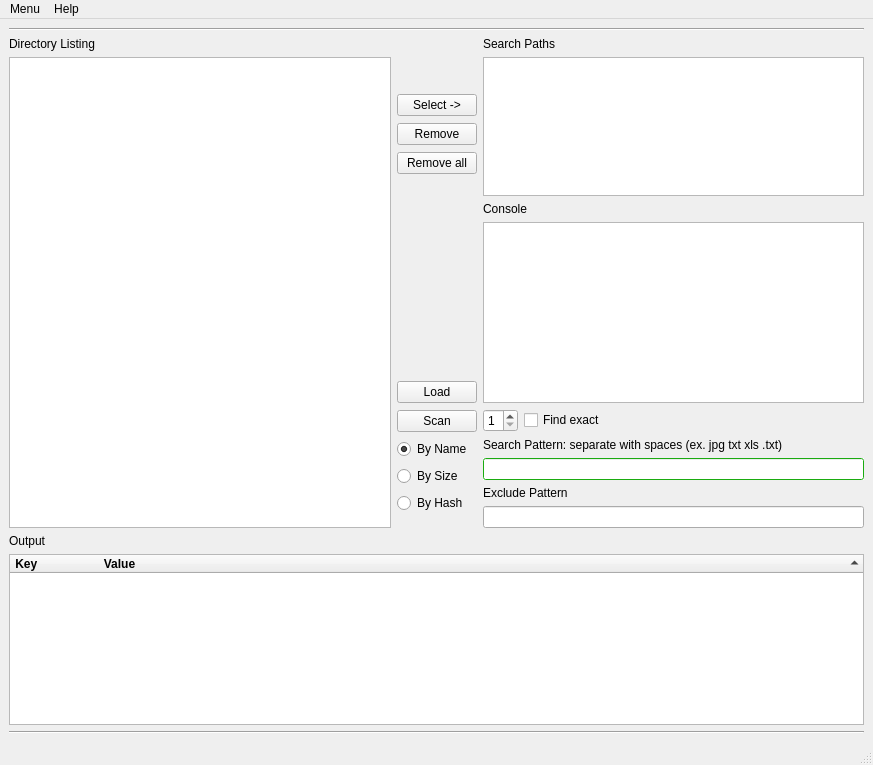
<?xml version="1.0" encoding="UTF-8"?>
<ui version="4.0">
 <class>MainWindow</class>
 <widget class="QMainWindow" name="MainWindow">
  <property name="geometry">
   <rect>
    <x>0</x>
    <y>0</y>
    <width>873</width>
    <height>765</height>
   </rect>
  </property>
  <property name="windowTitle">
   <string>MainWindow</string>
  </property>
  <widget class="QWidget" name="centralwidget">
   <layout class="QVBoxLayout" name="verticalLayout_3">
    <item>
     <widget class="Line" name="line_2">
      <property name="orientation">
       <enum>Qt::Horizontal</enum>
      </property>
     </widget>
    </item>
    <item>
     <layout class="QVBoxLayout" name="verticalLayout">
      <property name="sizeConstraint">
       <enum>QLayout::SetDefaultConstraint</enum>
      </property>
      <item>
       <layout class="QHBoxLayout" name="horizontalLayout">
        <property name="sizeConstraint">
         <enum>QLayout::SetDefaultConstraint</enum>
        </property>
        <item>
         <layout class="QVBoxLayout" name="verticalLayout_5">
          <property name="leftMargin">
           <number>0</number>
          </property>
          <property name="bottomMargin">
           <number>0</number>
          </property>
          <item>
           <widget class="QLabel" name="label_4">
            <property name="text">
             <string>Directory Listing</string>
            </property>
           </widget>
          </item>
          <item>
           <widget class="QTreeView" name="filetree"/>
          </item>
         </layout>
        </item>
        <item>
         <layout class="QVBoxLayout" name="verticalLayout_2">
          <property name="spacing">
           <number>0</number>
          </property>
          <property name="sizeConstraint">
           <enum>QLayout::SetDefaultConstraint</enum>
          </property>
          <property name="bottomMargin">
           <number>0</number>
          </property>
          <item>
           <spacer name="verticalSpacer_2">
            <property name="orientation">
             <enum>Qt::Vertical</enum>
            </property>
            <property name="sizeType">
             <enum>QSizePolicy::Fixed</enum>
            </property>
            <property name="sizeHint" stdset="0">
             <size>
              <width>20</width>
              <height>50</height>
             </size>
            </property>
           </spacer>
          </item>
          <item>
           <widget class="QPushButton" name="btn1">
            <property name="text">
             <string>Select -&gt;</string>
            </property>
           </widget>
          </item>
          <item>
           <widget class="QPushButton" name="btn2">
            <property name="text">
             <string>Remove</string>
            </property>
           </widget>
          </item>
          <item>
           <widget class="QPushButton" name="btn_removeall">
            <property name="text">
             <string>Remove all</string>
            </property>
           </widget>
          </item>
          <item>
           <spacer name="verticalSpacer">
            <property name="orientation">
             <enum>Qt::Vertical</enum>
            </property>
            <property name="sizeType">
             <enum>QSizePolicy::Preferred</enum>
            </property>
            <property name="sizeHint" stdset="0">
             <size>
              <width>20</width>
              <height>200</height>
             </size>
            </property>
           </spacer>
          </item>
          <item>
           <widget class="QPushButton" name="btn3">
            <property name="text">
             <string>Load</string>
            </property>
           </widget>
          </item>
          <item>
           <widget class="QPushButton" name="btn4">
            <property name="text">
             <string>Scan</string>
            </property>
           </widget>
          </item>
          <item>
           <widget class="QRadioButton" name="radiobyname">
            <property name="text">
             <string>By Name</string>
            </property>
            <property name="checked">
             <bool>true</bool>
            </property>
           </widget>
          </item>
          <item>
           <widget class="QRadioButton" name="radiobysize">
            <property name="text">
             <string>By Size</string>
            </property>
            <property name="checked">
             <bool>false</bool>
            </property>
           </widget>
          </item>
          <item>
           <widget class="QRadioButton" name="radiobyhash">
            <property name="text">
             <string>By Hash</string>
            </property>
            <property name="checked">
             <bool>false</bool>
            </property>
           </widget>
          </item>
         </layout>
        </item>
        <item>
         <layout class="QVBoxLayout" name="verticalLayout_4">
          <property name="sizeConstraint">
           <enum>QLayout::SetNoConstraint</enum>
          </property>
          <item>
           <widget class="QLabel" name="label_3">
            <property name="maximumSize">
             <size>
              <width>400</width>
              <height>16777215</height>
             </size>
            </property>
            <property name="text">
             <string>Search Paths</string>
            </property>
           </widget>
          </item>
          <item>
           <widget class="QListWidget" name="shortlist">
            <property name="maximumSize">
             <size>
              <width>16777215</width>
              <height>150</height>
             </size>
            </property>
            <property name="autoFillBackground">
             <bool>false</bool>
            </property>
            <property name="resizeMode">
             <enum>QListView::Adjust</enum>
            </property>
           </widget>
          </item>
          <item>
           <widget class="QLabel" name="label_6">
            <property name="text">
             <string>Console</string>
            </property>
           </widget>
          </item>
          <item>
           <widget class="QPlainTextEdit" name="my_console">
            <property name="readOnly">
             <bool>true</bool>
            </property>
           </widget>
          </item>
          <item>
           <layout class="QHBoxLayout" name="horizontalLayout_2">
            <property name="bottomMargin">
             <number>0</number>
            </property>
            <item>
             <widget class="QSpinBox" name="spinBox">
              <property name="maximumSize">
               <size>
                <width>35</width>
                <height>16777215</height>
               </size>
              </property>
              <property name="minimum">
               <number>1</number>
              </property>
              <property name="maximum">
               <number>9</number>
              </property>
             </widget>
            </item>
            <item>
             <widget class="QCheckBox" name="checkbox_exact">
              <property name="text">
               <string>Find exact</string>
              </property>
             </widget>
            </item>
           </layout>
          </item>
          <item>
           <widget class="QLabel" name="label">
            <property name="maximumSize">
             <size>
              <width>16777215</width>
              <height>16777212</height>
             </size>
            </property>
            <property name="text">
             <string>Search Pattern: separate with spaces (ex. jpg txt xls .txt)</string>
            </property>
           </widget>
          </item>
          <item>
           <widget class="QLineEdit" name="searchbar">
            <property name="palette">
             <palette>
              <active>
               <colorrole role="WindowText">
                <brush brushstyle="SolidPattern">
                 <color alpha="255">
                  <red>0</red>
                  <green>0</green>
                  <blue>0</blue>
                 </color>
                </brush>
               </colorrole>
               <colorrole role="Button">
                <brush brushstyle="SolidPattern">
                 <color alpha="255">
                  <red>37</red>
                  <green>240</green>
                  <blue>22</blue>
                 </color>
                </brush>
               </colorrole>
               <colorrole role="Light">
                <brush brushstyle="SolidPattern">
                 <color alpha="255">
                  <red>137</red>
                  <green>255</green>
                  <blue>128</blue>
                 </color>
                </brush>
               </colorrole>
               <colorrole role="Midlight">
                <brush brushstyle="SolidPattern">
                 <color alpha="255">
                  <red>87</red>
                  <green>247</green>
                  <blue>75</blue>
                 </color>
                </brush>
               </colorrole>
               <colorrole role="Dark">
                <brush brushstyle="SolidPattern">
                 <color alpha="255">
                  <red>18</red>
                  <green>120</green>
                  <blue>11</blue>
                 </color>
                </brush>
               </colorrole>
               <colorrole role="Mid">
                <brush brushstyle="SolidPattern">
                 <color alpha="255">
                  <red>24</red>
                  <green>160</green>
                  <blue>14</blue>
                 </color>
                </brush>
               </colorrole>
               <colorrole role="Text">
                <brush brushstyle="SolidPattern">
                 <color alpha="255">
                  <red>0</red>
                  <green>0</green>
                  <blue>0</blue>
                 </color>
                </brush>
               </colorrole>
               <colorrole role="BrightText">
                <brush brushstyle="SolidPattern">
                 <color alpha="255">
                  <red>255</red>
                  <green>255</green>
                  <blue>255</blue>
                 </color>
                </brush>
               </colorrole>
               <colorrole role="ButtonText">
                <brush brushstyle="SolidPattern">
                 <color alpha="255">
                  <red>0</red>
                  <green>0</green>
                  <blue>0</blue>
                 </color>
                </brush>
               </colorrole>
               <colorrole role="Base">
                <brush brushstyle="SolidPattern">
                 <color alpha="255">
                  <red>255</red>
                  <green>255</green>
                  <blue>255</blue>
                 </color>
                </brush>
               </colorrole>
               <colorrole role="Window">
                <brush brushstyle="SolidPattern">
                 <color alpha="255">
                  <red>37</red>
                  <green>240</green>
                  <blue>22</blue>
                 </color>
                </brush>
               </colorrole>
               <colorrole role="Shadow">
                <brush brushstyle="SolidPattern">
                 <color alpha="255">
                  <red>0</red>
                  <green>0</green>
                  <blue>0</blue>
                 </color>
                </brush>
               </colorrole>
               <colorrole role="AlternateBase">
                <brush brushstyle="SolidPattern">
                 <color alpha="255">
                  <red>146</red>
                  <green>247</green>
                  <blue>138</blue>
                 </color>
                </brush>
               </colorrole>
               <colorrole role="ToolTipBase">
                <brush brushstyle="SolidPattern">
                 <color alpha="255">
                  <red>255</red>
                  <green>255</green>
                  <blue>220</blue>
                 </color>
                </brush>
               </colorrole>
               <colorrole role="ToolTipText">
                <brush brushstyle="SolidPattern">
                 <color alpha="255">
                  <red>0</red>
                  <green>0</green>
                  <blue>0</blue>
                 </color>
                </brush>
               </colorrole>
              </active>
              <inactive>
               <colorrole role="WindowText">
                <brush brushstyle="SolidPattern">
                 <color alpha="255">
                  <red>0</red>
                  <green>0</green>
                  <blue>0</blue>
                 </color>
                </brush>
               </colorrole>
               <colorrole role="Button">
                <brush brushstyle="SolidPattern">
                 <color alpha="255">
                  <red>37</red>
                  <green>240</green>
                  <blue>22</blue>
                 </color>
                </brush>
               </colorrole>
               <colorrole role="Light">
                <brush brushstyle="SolidPattern">
                 <color alpha="255">
                  <red>137</red>
                  <green>255</green>
                  <blue>128</blue>
                 </color>
                </brush>
               </colorrole>
               <colorrole role="Midlight">
                <brush brushstyle="SolidPattern">
                 <color alpha="255">
                  <red>87</red>
                  <green>247</green>
                  <blue>75</blue>
                 </color>
                </brush>
               </colorrole>
               <colorrole role="Dark">
                <brush brushstyle="SolidPattern">
                 <color alpha="255">
                  <red>18</red>
                  <green>120</green>
                  <blue>11</blue>
                 </color>
                </brush>
               </colorrole>
               <colorrole role="Mid">
                <brush brushstyle="SolidPattern">
                 <color alpha="255">
                  <red>24</red>
                  <green>160</green>
                  <blue>14</blue>
                 </color>
                </brush>
               </colorrole>
               <colorrole role="Text">
                <brush brushstyle="SolidPattern">
                 <color alpha="255">
                  <red>0</red>
                  <green>0</green>
                  <blue>0</blue>
                 </color>
                </brush>
               </colorrole>
               <colorrole role="BrightText">
                <brush brushstyle="SolidPattern">
                 <color alpha="255">
                  <red>255</red>
                  <green>255</green>
                  <blue>255</blue>
                 </color>
                </brush>
               </colorrole>
               <colorrole role="ButtonText">
                <brush brushstyle="SolidPattern">
                 <color alpha="255">
                  <red>0</red>
                  <green>0</green>
                  <blue>0</blue>
                 </color>
                </brush>
               </colorrole>
               <colorrole role="Base">
                <brush brushstyle="SolidPattern">
                 <color alpha="255">
                  <red>255</red>
                  <green>255</green>
                  <blue>255</blue>
                 </color>
                </brush>
               </colorrole>
               <colorrole role="Window">
                <brush brushstyle="SolidPattern">
                 <color alpha="255">
                  <red>37</red>
                  <green>240</green>
                  <blue>22</blue>
                 </color>
                </brush>
               </colorrole>
               <colorrole role="Shadow">
                <brush brushstyle="SolidPattern">
                 <color alpha="255">
                  <red>0</red>
                  <green>0</green>
                  <blue>0</blue>
                 </color>
                </brush>
               </colorrole>
               <colorrole role="AlternateBase">
                <brush brushstyle="SolidPattern">
                 <color alpha="255">
                  <red>146</red>
                  <green>247</green>
                  <blue>138</blue>
                 </color>
                </brush>
               </colorrole>
               <colorrole role="ToolTipBase">
                <brush brushstyle="SolidPattern">
                 <color alpha="255">
                  <red>255</red>
                  <green>255</green>
                  <blue>220</blue>
                 </color>
                </brush>
               </colorrole>
               <colorrole role="ToolTipText">
                <brush brushstyle="SolidPattern">
                 <color alpha="255">
                  <red>0</red>
                  <green>0</green>
                  <blue>0</blue>
                 </color>
                </brush>
               </colorrole>
              </inactive>
              <disabled>
               <colorrole role="WindowText">
                <brush brushstyle="SolidPattern">
                 <color alpha="255">
                  <red>18</red>
                  <green>120</green>
                  <blue>11</blue>
                 </color>
                </brush>
               </colorrole>
               <colorrole role="Button">
                <brush brushstyle="SolidPattern">
                 <color alpha="255">
                  <red>37</red>
                  <green>240</green>
                  <blue>22</blue>
                 </color>
                </brush>
               </colorrole>
               <colorrole role="Light">
                <brush brushstyle="SolidPattern">
                 <color alpha="255">
                  <red>137</red>
                  <green>255</green>
                  <blue>128</blue>
                 </color>
                </brush>
               </colorrole>
               <colorrole role="Midlight">
                <brush brushstyle="SolidPattern">
                 <color alpha="255">
                  <red>87</red>
                  <green>247</green>
                  <blue>75</blue>
                 </color>
                </brush>
               </colorrole>
               <colorrole role="Dark">
                <brush brushstyle="SolidPattern">
                 <color alpha="255">
                  <red>18</red>
                  <green>120</green>
                  <blue>11</blue>
                 </color>
                </brush>
               </colorrole>
               <colorrole role="Mid">
                <brush brushstyle="SolidPattern">
                 <color alpha="255">
                  <red>24</red>
                  <green>160</green>
                  <blue>14</blue>
                 </color>
                </brush>
               </colorrole>
               <colorrole role="Text">
                <brush brushstyle="SolidPattern">
                 <color alpha="255">
                  <red>18</red>
                  <green>120</green>
                  <blue>11</blue>
                 </color>
                </brush>
               </colorrole>
               <colorrole role="BrightText">
                <brush brushstyle="SolidPattern">
                 <color alpha="255">
                  <red>255</red>
                  <green>255</green>
                  <blue>255</blue>
                 </color>
                </brush>
               </colorrole>
               <colorrole role="ButtonText">
                <brush brushstyle="SolidPattern">
                 <color alpha="255">
                  <red>18</red>
                  <green>120</green>
                  <blue>11</blue>
                 </color>
                </brush>
               </colorrole>
               <colorrole role="Base">
                <brush brushstyle="SolidPattern">
                 <color alpha="255">
                  <red>37</red>
                  <green>240</green>
                  <blue>22</blue>
                 </color>
                </brush>
               </colorrole>
               <colorrole role="Window">
                <brush brushstyle="SolidPattern">
                 <color alpha="255">
                  <red>37</red>
                  <green>240</green>
                  <blue>22</blue>
                 </color>
                </brush>
               </colorrole>
               <colorrole role="Shadow">
                <brush brushstyle="SolidPattern">
                 <color alpha="255">
                  <red>0</red>
                  <green>0</green>
                  <blue>0</blue>
                 </color>
                </brush>
               </colorrole>
               <colorrole role="AlternateBase">
                <brush brushstyle="SolidPattern">
                 <color alpha="255">
                  <red>37</red>
                  <green>240</green>
                  <blue>22</blue>
                 </color>
                </brush>
               </colorrole>
               <colorrole role="ToolTipBase">
                <brush brushstyle="SolidPattern">
                 <color alpha="255">
                  <red>255</red>
                  <green>255</green>
                  <blue>220</blue>
                 </color>
                </brush>
               </colorrole>
               <colorrole role="ToolTipText">
                <brush brushstyle="SolidPattern">
                 <color alpha="255">
                  <red>0</red>
                  <green>0</green>
                  <blue>0</blue>
                 </color>
                </brush>
               </colorrole>
              </disabled>
             </palette>
            </property>
            <property name="autoFillBackground">
             <bool>true</bool>
            </property>
           </widget>
          </item>
          <item>
           <widget class="QLabel" name="label_2">
            <property name="text">
             <string>Exclude Pattern</string>
            </property>
           </widget>
          </item>
          <item>
           <widget class="QLineEdit" name="excludebar"/>
          </item>
         </layout>
        </item>
       </layout>
      </item>
      <item>
       <widget class="QLabel" name="label_5">
        <property name="text">
         <string>Output</string>
        </property>
       </widget>
      </item>
      <item>
       <widget class="QTreeWidget" name="filelist">
        <property name="cursor" stdset="0">
         <cursorShape>ArrowCursor</cursorShape>
        </property>
        <property name="whatsThis">
         <string>wtf</string>
        </property>
        <property name="autoFillBackground">
         <bool>true</bool>
        </property>
        <property name="alternatingRowColors">
         <bool>true</bool>
        </property>
        <property name="indentation">
         <number>20</number>
        </property>
        <property name="sortingEnabled">
         <bool>true</bool>
        </property>
        <property name="animated">
         <bool>true</bool>
        </property>
        <column>
         <property name="text">
          <string> Key                    Value</string>
         </property>
         <property name="font">
          <font>
           <weight>75</weight>
           <bold>true</bold>
          </font>
         </property>
         <property name="textAlignment">
          <set>AlignLeading|AlignVCenter</set>
         </property>
        </column>
       </widget>
      </item>
     </layout>
    </item>
    <item>
     <widget class="Line" name="line">
      <property name="orientation">
       <enum>Qt::Horizontal</enum>
      </property>
     </widget>
    </item>
   </layout>
  </widget>
  <widget class="QMenuBar" name="menubar">
   <property name="geometry">
    <rect>
     <x>0</x>
     <y>0</y>
     <width>873</width>
     <height>21</height>
    </rect>
   </property>
   <widget class="QMenu" name="menuMenu">
    <property name="title">
     <string>Menu</string>
    </property>
    <addaction name="actionDON_T_DO_IT"/>
   </widget>
   <widget class="QMenu" name="menuHelp">
    <property name="title">
     <string>Help</string>
    </property>
    <addaction name="actionGuide"/>
    <addaction name="actionAbout"/>
   </widget>
   <addaction name="menuMenu"/>
   <addaction name="menuHelp"/>
  </widget>
  <widget class="QStatusBar" name="statusbar"/>
  <action name="actionDON_T_DO_IT">
   <property name="text">
    <string>DON&quot;T DO IT!!!</string>
   </property>
  </action>
  <action name="actionGuide">
   <property name="text">
    <string>Simple Instructions</string>
   </property>
  </action>
  <action name="actionAbout">
   <property name="text">
    <string>About</string>
   </property>
  </action>
 </widget>
 <resources/>
 <connections/>
</ui>
